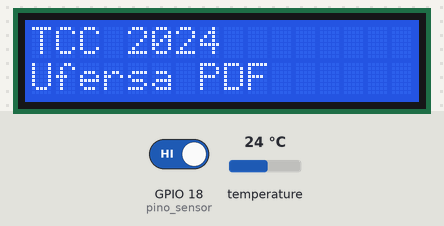
The sketch below on a simulated ESP32. Shown: 16×2 character LCD. Inputs (shaded band) come from the test bench; at power-on: GPIO 18 (pino_sensor) HIGH, temperature 24 °C. WiFi joins after 1.5 s; servers stay silent unless stated; what the sketch prints to the serial monitor is not drawn.

Above: at 2.2 s.
At 3.3 s:
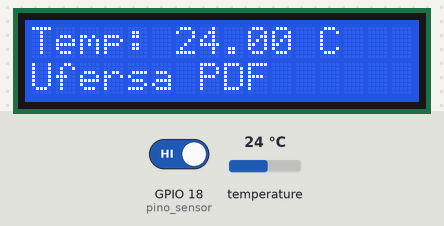
3.4 s: GPIO 18 (pino_sensor) driven LOW
At 4.4 s:
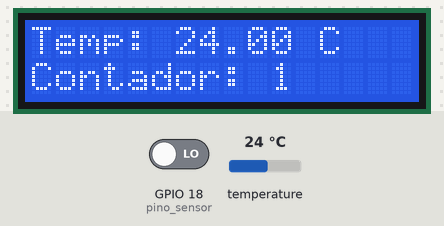
Timing chart, 0 to 6.4 s (numbered marks = the images above; inputs shaded):
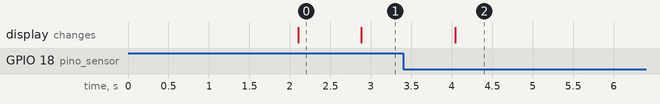

The sketch:

Cont_Temp.ino
```cpp
#include <OneWire.h>
#include <DallasTemperature.h>
#include <Wire.h>
#include <LiquidCrystal_I2C.h>
#include <WiFi.h>
#include <FirebaseESP32.h>

#define col  16 //Define o número de colunas do display utilizado
#define lin   2 //Define o número de linhas do display utilizado
#define ende  0x27 //Define o endereço do display

// Configurações do Firebase
#define FIREBASE_HOST "https://monitoramento-de-abelhas-default-rtdb.firebaseio.com/"
#define FIREBASE_AUTH "34A8OW2aKIyogAYvvWuVZ4OQeaPXXzLOxWgGPDBN"

// Configurações do Wi-Fi
#define WIFI_SSID "brisa-OsmarNeto"
#define WIFI_PASSWORD "uzddbzip"

// Inicializa o display no endereço 0x27
LiquidCrystal_I2C lcd(0x27, col, lin);

// Pino de comunicação do sensor DS18B20
#define ONE_WIRE_BUS 4

// Configura a instância para o sensor de temperatura
OneWire oneWire(ONE_WIRE_BUS);
DallasTemperature sensors(&oneWire);

int pino_sensor = 18; // Pino do sensor reflexivo
int valor = 1;       // Variável de leitura do sensor
int contador = 0;    // Contador de abelhas

FirebaseData firebaseData;
FirebaseAuth auth;
FirebaseConfig config;

void setup() {

  lcd.init(); //Inicializa a comunicação com o display já conectado
  lcd.clear(); //Limpa a tela do display
  lcd.backlight(); // Liga a luz de fundo do LCD

  // Inicializa comunicação Serial
  Serial.begin(115200);

  // Inicializa o sensor de temperatura
  sensors.begin();

  // Configuração do pino do sensor reflexivo
  pinMode(pino_sensor, INPUT);

  // Conectando ao Wi-Fi
  WiFi.begin(WIFI_SSID, WIFI_PASSWORD);
  Serial.print("Conectando ao Wi-Fi");
  while (WiFi.status() != WL_CONNECTED) {
    delay(1000);
    Serial.print(".");
  }
  Serial.println();
  Serial.println("Conectado ao Wi-Fi");

  /*lcd.setCursor(0, 0); //Para teste
  lcd.print("WI-FI conectado");
  delay(1000);
  */

  // Configuração do Firebase
  config.host = FIREBASE_HOST;
  config.signer.tokens.legacy_token = FIREBASE_AUTH;

  // Inicializa o Firebase com a configuração e autenticação
  Firebase.begin(&config, &auth);
  Firebase.reconnectWiFi(true);

  // Exibição inicial no LCD
  lcd.setCursor(0, 0);
  lcd.print("TCC 2024");
  lcd.setCursor(0, 1);
  lcd.print("Ufersa PDF");
  //delay(1000); //Para teste
}

void mostrarTemperatura() {
  // Solicita a leitura da temperatura
  sensors.requestTemperatures();

  // Obtém a temperatura em Celsius
  float temperaturaC = sensors.getTempCByIndex(0);

  // Atualiza a temperatura no LCD
  lcd.setCursor(0, 0);
  lcd.print("Temp: ");
  lcd.print(temperaturaC);
  lcd.print(" C  ");

  // Mostra a temperatura no Serial Monitor
  Serial.print("Temperatura: ");
  Serial.print(temperaturaC);
  Serial.println(" C");

  // Atualiza o valor no Firebase
  if (Firebase.setFloat(firebaseData, "/sensores/Temperatura", temperaturaC)) {
    Serial.println("Temperatura enviada ao Firebase");
  } else {
    Serial.println("Erro ao enviar temperatura: " + firebaseData.errorReason());
  }
}

void loop() {
  // Leitura do sensor reflexivo
  valor = digitalRead(pino_sensor);

  // Verifica se algum objeto foi detectado (valor = 0)
  if (valor == 0) {
    contador++;  // Incrementa o contador

    lcd.setCursor(0, 1);
    lcd.print("Contador: ");
    lcd.print(contador);

    // Mostra o valor no Serial Monitor
    Serial.print("Contador: ");
    Serial.println(contador);

    // Atualiza o valor no Firebase
    if (Firebase.setInt(firebaseData, "/sensores/Contador", contador)) {
      Serial.println("Contador enviado ao Firebase");
    } else {
      Serial.println("Erro ao enviar contador: " + firebaseData.errorReason());
    }

    // Aguarda até que o objeto saia da frente do sensor
    while (digitalRead(pino_sensor) == 0) {
      delay(100);
    }
  }

  // Chama a função para mostrar a temperatura
  mostrarTemperatura();

  // Delay para evitar leituras muito frequentes
  delay(1000);
}
```

Measured:
- after the input at 3.4 s, the display: changes after 0.64 s (image 2)
- what the display in image 0 shows lasts 0.8 s, from 2.1 s to 2.9 s
